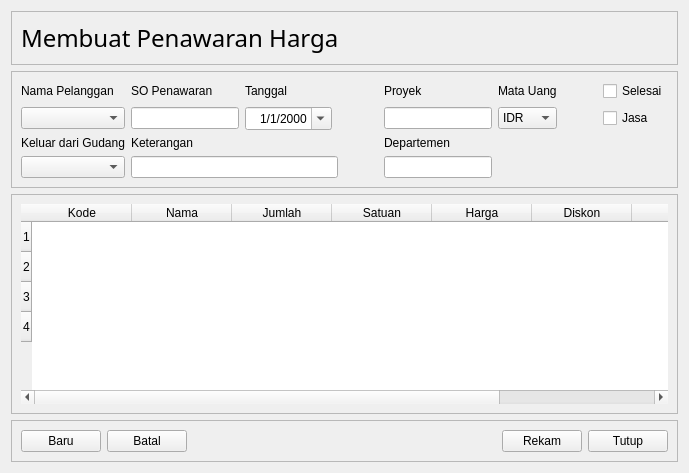
            <widget class="QWidget" name="st_Penjualan_PenawaranHarga_baru">
             <layout class="QVBoxLayout" name="verticalLayout_2">
              <item>
               <widget class="QFrame" name="fr_Penjualan_PenawaranHarga_baru_title">
                <property name="sizePolicy">
                 <sizepolicy hsizetype="Preferred" vsizetype="Maximum">
                  <horstretch>0</horstretch>
                  <verstretch>0</verstretch>
                 </sizepolicy>
                </property>
                <property name="minimumSize">
                 <size>
                  <width>0</width>
                  <height>45</height>
                 </size>
                </property>
                <property name="frameShape">
                 <enum>QFrame::StyledPanel</enum>
                </property>
                <property name="frameShadow">
                 <enum>QFrame::Raised</enum>
                </property>
                <layout class="QGridLayout" name="gl_Penjualan_PenawaranHarga_baru_title">
                 <item row="0" column="0">
                  <widget class="QLabel" name="lb_Penjualan_PenawaranHarga_baru_title">
                   <property name="sizePolicy">
                    <sizepolicy hsizetype="Preferred" vsizetype="Maximum">
                     <horstretch>0</horstretch>
                     <verstretch>0</verstretch>
                    </sizepolicy>
                   </property>
                   <property name="font">
                    <font>
                     <family>Segoe UI Semilight</family>
                     <pointsize>18</pointsize>
                    </font>
                   </property>
                   <property name="text">
                    <string>Membuat Penawaran Harga</string>
                   </property>
                   <property name="alignment">
                    <set>Qt::AlignLeading|Qt::AlignLeft|Qt::AlignVCenter</set>
                   </property>
                  </widget>
                 </item>
                </layout>
               </widget>
              </item>
              <item>
               <widget class="QFrame" name="fr_Penjualan_PenawaranHarga_baru_input_line">
                <property name="sizePolicy">
                 <sizepolicy hsizetype="Preferred" vsizetype="Maximum">
                  <horstretch>0</horstretch>
                  <verstretch>0</verstretch>
                 </sizepolicy>
                </property>
                <property name="frameShape">
                 <enum>QFrame::StyledPanel</enum>
                </property>
                <property name="frameShadow">
                 <enum>QFrame::Raised</enum>
                </property>
                <layout class="QGridLayout" name="gl_Penjualan_PenawaranHarga_baru_input">
                 <item row="3" column="5">
                  <widget class="QLineEdit" name="le_Penjualan_PenawaranHarga_baru_Departemen"/>
                 </item>
                 <item row="2" column="5">
                  <widget class="QLabel" name="lb_Penjualan_PenawaranHarga_baru_Departemen">
                   <property name="text">
                    <string>Departemen</string>
                   </property>
                  </widget>
                 </item>
                 <item row="0" column="0">
                  <widget class="QLabel" name="lb_Penjualan_PenawaranHarga_baru_Nama">
                   <property name="text">
                    <string>Nama Pelanggan</string>
                   </property>
                  </widget>
                 </item>
                 <item row="0" column="6">
                  <widget class="QLabel" name="lb_Penjualan_PenawaranHarga_baru_Kurs">
                   <property name="text">
                    <string>Mata Uang</string>
                   </property>
                  </widget>
                 </item>
                 <item row="2" column="0">
                  <widget class="QLabel" name="lb_Penjualan_PenawaranHarga_baru_Keluar">
                   <property name="text">
                    <string>Keluar dari Gudang</string>
                   </property>
                  </widget>
                 </item>
                 <item row="1" column="1">
                  <widget class="QLineEdit" name="le_Penjualan_PenawaranHarga_baru_SOPenawaran"/>
                 </item>
                 <item row="0" column="5">
                  <widget class="QLabel" name="lb_Penjualan_PenawaranHarga_baru_Proyek">
                   <property name="text">
                    <string>Proyek</string>
                   </property>
                  </widget>
                 </item>
                 <item row="0" column="8">
                  <widget class="QCheckBox" name="chk_Penjualan_PenawaranHarga_baru_input_selesai">
                   <property name="text">
                    <string>Selesai</string>
                   </property>
                  </widget>
                 </item>
                 <item row="1" column="5">
                  <widget class="QLineEdit" name="le_Penjualan_PenawaranHarga_baru_Proyek"/>
                 </item>
                 <item row="0" column="1">
                  <widget class="QLabel" name="lb_Penjualan_PenawaranHarga_baru_SOPenawaran">
                   <property name="text">
                    <string>SO Penawaran</string>
                   </property>
                  </widget>
                 </item>
                 <item row="3" column="1" colspan="3">
                  <widget class="QLineEdit" name="le_Penjualan_PenawaranHarga_baru_Keterangan"/>
                 </item>
                 <item row="2" column="1">
                  <widget class="QLabel" name="lb_Penjualan_PenawaranHarga_baru_Keterangan">
                   <property name="text">
                    <string>Keterangan</string>
                   </property>
                  </widget>
                 </item>
                 <item row="1" column="8">
                  <widget class="QCheckBox" name="chk_Penjualan_PenawaranHarga_baru_input_jasa">
                   <property name="text">
                    <string>Jasa</string>
                   </property>
                  </widget>
                 </item>
                 <item row="1" column="7">
                  <spacer name="hs_Penjualan_PenawaranHarga_baru_input2">
                   <property name="orientation">
                    <enum>Qt::Horizontal</enum>
                   </property>
                   <property name="sizeHint" stdset="0">
                    <size>
                     <width>40</width>
                     <height>20</height>
                    </size>
                   </property>
                  </spacer>
                 </item>
                 <item row="1" column="4">
                  <spacer name="hs_Penjualan_PenawaranHarga_baru_input">
                   <property name="orientation">
                    <enum>Qt::Horizontal</enum>
                   </property>
                   <property name="sizeHint" stdset="0">
                    <size>
                     <width>40</width>
                     <height>20</height>
                    </size>
                   </property>
                  </spacer>
                 </item>
                 <item row="1" column="2">
                  <widget class="QDateEdit" name="dte_Penjualan_PenawaranHarga_baru_input_tanggal">
                   <property name="wrapping">
                    <bool>false</bool>
                   </property>
                   <property name="frame">
                    <bool>true</bool>
                   </property>
                   <property name="alignment">
                    <set>Qt::AlignRight|Qt::AlignTrailing|Qt::AlignVCenter</set>
                   </property>
                   <property name="accelerated">
                    <bool>false</bool>
                   </property>
                   <property name="displayFormat">
                    <string>d/M/yyyy</string>
                   </property>
                   <property name="calendarPopup">
                    <bool>true</bool>
                   </property>
                  </widget>
                 </item>
                 <item row="0" column="2">
                  <widget class="QLabel" name="lb_Penjualan_PenawaranHarga_baru_Tanggal">
                   <property name="text">
                    <string>Tanggal</string>
                   </property>
                  </widget>
                 </item>
                 <item row="1" column="6">
                  <widget class="QComboBox" name="cb_Penjualan_PenawaranHarga_baru_input_kurs">
                   <item>
                    <property name="text">
                     <string>IDR</string>
                    </property>
                   </item>
                  </widget>
                 </item>
                 <item row="1" column="0">
                  <widget class="QComboBox" name="cb_Penjualan_PenawaranHarga_Baru_Nama"/>
                 </item>
                 <item row="3" column="0">
                  <widget class="QComboBox" name="cb_Penjualan_PenawaranHarga_Baru_Gudang"/>
                 </item>
                </layout>
               </widget>
              </item>
              <item>
               <widget class="QFrame" name="fr_Penjualan_PenawaranHarga_baru_input">
                <property name="sizePolicy">
                 <sizepolicy hsizetype="Preferred" vsizetype="MinimumExpanding">
                  <horstretch>0</horstretch>
                  <verstretch>0</verstretch>
                 </sizepolicy>
                </property>
                <property name="minimumSize">
                 <size>
                  <width>0</width>
                  <height>210</height>
                 </size>
                </property>
                <property name="frameShape">
                 <enum>QFrame::StyledPanel</enum>
                </property>
                <property name="frameShadow">
                 <enum>QFrame::Raised</enum>
                </property>
                <layout class="QGridLayout" name="gl_Penjualan_PenawaranHarga_baru_tabel">
                 <item row="1" column="0" rowspan="2">
                  <widget class="QTableWidget" name="tbl_Penjualan_PenawaranHarga_baru">
                   <property name="sizePolicy">
                    <sizepolicy hsizetype="Maximum" vsizetype="MinimumExpanding">
                     <horstretch>0</horstretch>
                     <verstretch>0</verstretch>
                    </sizepolicy>
                   </property>
                   <property name="minimumSize">
                    <size>
                     <width>0</width>
                     <height>200</height>
                    </size>
                   </property>
                   <property name="maximumSize">
                    <size>
                     <width>1366</width>
                     <height>16777215</height>
                    </size>
                   </property>
                   <property name="frameShape">
                    <enum>QFrame::NoFrame</enum>
                   </property>
                   <property name="editTriggers">
                    <set>QAbstractItemView::NoEditTriggers</set>
                   </property>
                   <property name="showGrid">
                    <bool>false</bool>
                   </property>
                   <property name="wordWrap">
                    <bool>true</bool>
                   </property>
                   <property name="cornerButtonEnabled">
                    <bool>true</bool>
                   </property>
                   <property name="rowCount">
                    <number>4</number>
                   </property>
                   <property name="columnCount">
                    <number>8</number>
                   </property>
                   <row>
                    <property name="text">
                     <string>1</string>
                    </property>
                   </row>
                   <row>
                    <property name="text">
                     <string>2</string>
                    </property>
                   </row>
                   <row>
                    <property name="text">
                     <string>3</string>
                    </property>
                   </row>
                   <row>
                    <property name="text">
                     <string>4</string>
                    </property>
                   </row>
                   <column>
                    <property name="text">
                     <string>Kode</string>
                    </property>
                   </column>
                   <column>
                    <property name="text">
                     <string>Nama</string>
                    </property>
                   </column>
                   <column>
                    <property name="text">
                     <string>Jumlah</string>
                    </property>
                   </column>
                   <column>
                    <property name="text">
                     <string>Satuan</string>
                    </property>
                   </column>
                   <column>
                    <property name="text">
                     <string>Harga</string>
                    </property>
                   </column>
                   <column>
                    <property name="text">
                     <string>Diskon</string>
                    </property>
                   </column>
                   <column>
                    <property name="text">
                     <string>Total</string>
                    </property>
                   </column>
                   <column>
                    <property name="text">
                     <string>Pajak</string>
                    </property>
                   </column>
                   <item row="0" column="0">
                    <property name="text">
                     <string/>
                    </property>
                    <property name="flags">
                     <set>ItemIsSelectable|ItemIsEditable|ItemIsDragEnabled|ItemIsUserCheckable|ItemIsEnabled</set>
                    </property>
                   </item>
                   <item row="3" column="2">
                    <property name="text">
                     <string/>
                    </property>
                   </item>
                  </widget>
                 </item>
                </layout>
               </widget>
              </item>
              <item>
               <widget class="QFrame" name="fr_Penjualan_PenawaranHarga_baru_tombol">
                <property name="sizePolicy">
                 <sizepolicy hsizetype="Preferred" vsizetype="Maximum">
                  <horstretch>0</horstretch>
                  <verstretch>0</verstretch>
                 </sizepolicy>
                </property>
                <property name="frameShape">
                 <enum>QFrame::StyledPanel</enum>
                </property>
                <property name="frameShadow">
                 <enum>QFrame::Raised</enum>
                </property>
                <layout class="QHBoxLayout" name="hl_Penjualan_PenawaranHarga_baru_tombol">
                 <item>
                  <widget class="QPushButton" name="tb_Penjualan_PenawaranHarga_baru_baru">
                   <property name="text">
                    <string>Baru</string>
                   </property>
                  </widget>
                 </item>
                 <item>
                  <widget class="QPushButton" name="tb_Penjualan_PenawaranHarga_baru_batal">
                   <property name="text">
                    <string>Batal</string>
                   </property>
                  </widget>
                 </item>
                 <item>
                  <spacer name="horizontalSpacer_2">
                   <property name="orientation">
                    <enum>Qt::Horizontal</enum>
                   </property>
                   <property name="sizeHint" stdset="0">
                    <size>
                     <width>40</width>
                     <height>20</height>
                    </size>
                   </property>
                  </spacer>
                 </item>
                 <item>
                  <widget class="QPushButton" name="tb_Penjualan_PenawaranHarga_baru_rekam">
                   <property name="text">
                    <string>Rekam</string>
                   </property>
                  </widget>
                 </item>
                 <item>
                  <widget class="QPushButton" name="tb_Penjualan_PenawaranHarga_baru_tutup">
                   <property name="text">
                    <string>Tutup</string>
                   </property>
                  </widget>
                 </item>
                </layout>
               </widget>
              </item>
             </layout>
            </widget>
